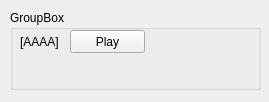
<?xml version="1.0" encoding="UTF-8"?>
<ui version="4.0">
 <class>Form</class>
 <widget class="QWidget" name="Form">
  <property name="geometry">
   <rect>
    <x>0</x>
    <y>0</y>
    <width>269</width>
    <height>102</height>
   </rect>
  </property>
  <property name="windowTitle">
   <string>Form</string>
  </property>
  <widget class="QGroupBox" name="groupBox">
   <property name="geometry">
    <rect>
     <x>10</x>
     <y>10</y>
     <width>251</width>
     <height>80</height>
    </rect>
   </property>
   <property name="title">
    <string>GroupBox</string>
   </property>
   <widget class="QLabel" name="label">
    <property name="geometry">
     <rect>
      <x>10</x>
      <y>22</y>
      <width>56</width>
      <height>20</height>
     </rect>
    </property>
    <property name="text">
     <string>[AAAA]</string>
    </property>
   </widget>
   <widget class="QPushButton" name="pushButton">
    <property name="geometry">
     <rect>
      <x>60</x>
      <y>20</y>
      <width>75</width>
      <height>23</height>
     </rect>
    </property>
    <property name="text">
     <string>Play</string>
    </property>
   </widget>
  </widget>
 </widget>
 <resources/>
 <connections/>
</ui>
